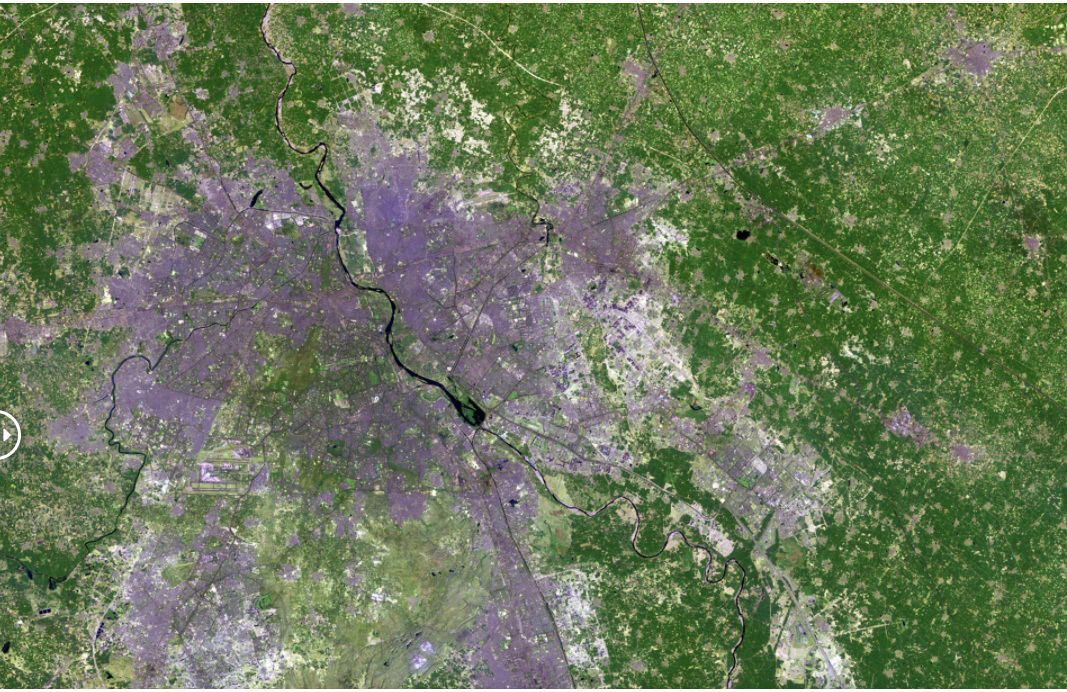
#> input picture Resources/delhi_img.PNG, 1067 x 692 px
$ python test_img.py   (older library calls are emulated)
#> lines starting #> are read from the running program, lines starting #| are printed output that depends on the picture
### image_process.py
from turtle import width
from PIL import Image

# read a image
# compress the image
# get 1/0 arr of image

class image:

    def __init__(self, path):
#> called with path = '../Resources/delhi_img.PNG'
        self.img = Image.open(path)
#> self.img is the input picture: PIL image 1067x692 RGBA; mean R, G, B, A 107.2, 121.4, 91, 255
        self.width, self.height = self.img.size
#> self.width = 1067; self.height = 692


    # compress the image to this width
    def compress(self, width, height):
        self.img = self.img.resize((width, height), Image.ANTIALIAS)
        self.width, self.height = self.img.size
        #self.height = height
        self.img.save('Resources/compressed_delhi2.png')

    def convert_to_black(self):
        self.img = self.img.convert('1')
        #self.img.save('Resources/black_delhi2.png')

    def get_binary_arr(self):
        arr = []
        width, height = self.img.size
        #print(f"height {height}, width {width}")
        for i in range(height):
            col = []
            for j in range(width):
                #print(f"this is i {i}, this is j {j}")
                pixel_rgb = self.img.load()[j,i]
                if pixel_rgb >= 180:
                    col.append(1)
                else:
                    col.append(0)
            arr.append(col)
        return arr

### Tests/test_img.py
from image_process import image

img = image('../Resources/delhi_img.PNG')
print(img.width)
#| 1067
print(img.height)
#| 692
img.convert_to_black()
#> in convert_to_black, `self.img = self.img.convert('1')`:
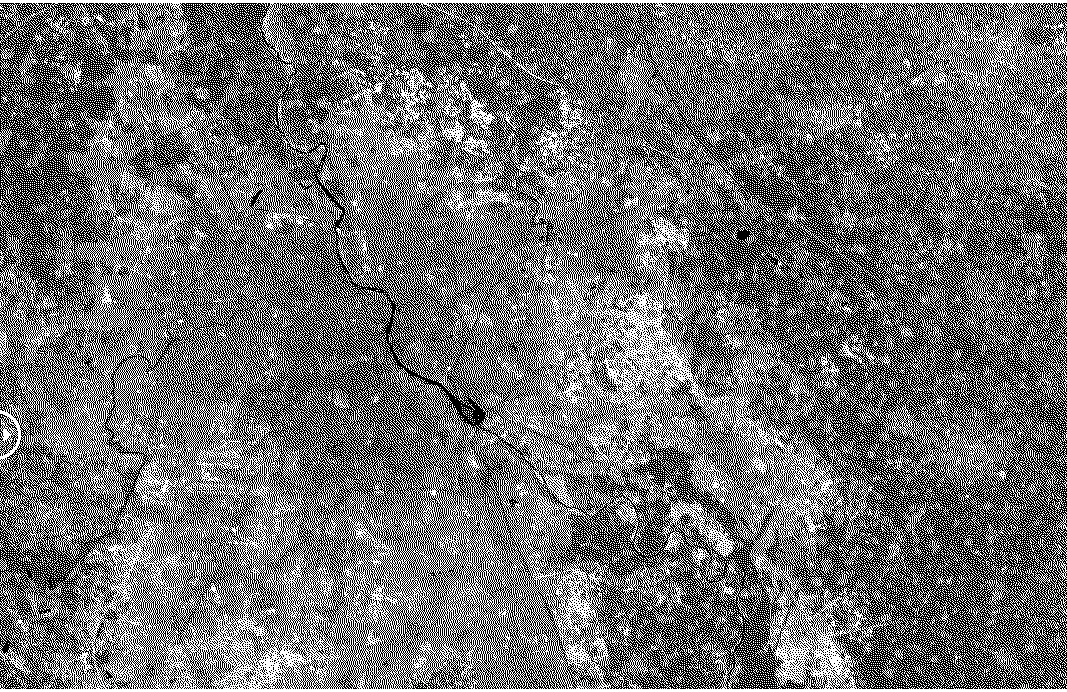
#> self.img: PIL image 1067x692 1; 44.4% white in thin lines or dots
img.compress(100, 100)
#> in compress, `self.img = self.img.resize((width, height), Image.ANTIALIAS)`:
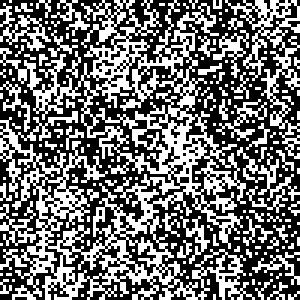
#> self.img: PIL image 100x100 1 (shown 3 times larger); 43.4% white in thin lines or dots
print(img.width)
#| 100
print(img.width)
#| 100
print(img.get_binary_arr())
#> after the loop in get_binary_arr, `for i in range(height):`: arr = 100 items
